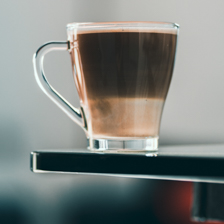
#> input picture coffee/01.jpg, 224 x 224 px; its folder holds only this picture in this run
$ jupyter execute --allow-errors ddpg.ipynb   (older library calls are emulated)
#> lines starting #> are read from the running program, lines starting #| are printed output that depends on the picture; long printed decimals are rounded
# Environment

[cell 1]
# get gpu info

[cell 2]
import numpy as np
import matplotlib.pyplot as plt
# from IPython.core.display_functions import display
from PIL import Image, ImageOps
from torchvision.transforms import Compose, Resize, ToTensor
# import cv2 as cv
from collections import deque

import torch.optim as optim
import torch
import torch.nn.functional as F
from torch import nn
from torch import Tensor
from PIL import Image
from torchvision.transforms import Compose, Resize, ToTensor
import os
# [4 lines of commented-out code are left out]

[cell 3]
def generate_cropped_im(im, cropped_dims):
    h_shift = 10
    s_shift = 10
    v_shift = 51
    # generate random crop shifts
    crop_attributes = {}
    cropped_shift = [np.random.randint(0,im.size[0]-cropped_dims[0]),np.random.randint(0,im.size[1]-cropped_dims[1])]
    # cropped_shift = [37,37]
    crop_coords = (cropped_shift[0], cropped_shift[1], cropped_shift[0]+cropped_dims[0], cropped_shift[1]+cropped_dims[1])
    cropped_im = im.crop(crop_coords)
    cropped_im = cropped_im.convert('HSV')
    h, s, v = cropped_im.split()
    h = h.point(lambda p: p + h_shift)
    s = s.point(lambda p: p + s_shift)
    v = v.point(lambda p: p + v_shift)
    cropped_im = Image.merge('HSV', (h, s, v))
    cropped_im = cropped_im.convert('RGB')
    cropped_im_shape = cropped_im.size
    crop_attributes['crop_coords'] = crop_coords
    crop_attributes['cropped_shift'] = cropped_shift
    crop_attributes['cropped_im'] = cropped_im
    crop_attributes['cropped_im_shape'] = cropped_im_shape

    return crop_attributes

[cell 4]
class Env:
    def __init__(self, fixed_image, moving_image, crop_coords=(37, 37, 74, 74)):
        self.crop_coords = crop_coords
        self.fixed_image = fixed_image
        self.moving_image = moving_image
        self.fixed_x = fixed_image.size[0]
        self.fixed_y = fixed_image.size[1]
        self.crop_x = crop_coords[0]
        self.crop_y = crop_coords[1]
        self.shift_x = 0
        self.shift_y = 0
        self.x_limit = fixed_image.size[0] - moving_image.size[0]
        self.y_limit = fixed_image.size[1] - moving_image.size[1]
        self.env_image = fixed_image.copy()
        self.env_image.paste(moving_image, (0,0))
        self.action_space = 4

# [8 lines of commented-out code are left out]

    # [78 lines left out: functions reset, check_frame, move_image, not called in this run]

    def get_reward(self):
        distance = np.sqrt((self.shift_x - self.crop_x)**2 + (self.shift_y - self.crop_y)**2)
        return -distance

    # [41 lines left out: functions get_target, get_pred_target, move_image_old, step, not called in this run]

[cell 5]
def preprocess_data(path, display=True):
#> called with path = 'coffee', display = False
    h_shift = 0
    s_shift = 0
    v_shift = 0
    envs = []
    for i, filename in enumerate(os.listdir(path)):
        if filename.endswith(".jpg"):
            if i == 100:
                break
            im = Image.open('/'.join([path, filename]))
#> im is the input picture: PIL image 224x224 RGB; mean R, G, B 125.7, 130.2, 126.7
            im_shape = im.size
#> im_shape = (224, 224)
            if im_shape[0] >= 112 and im_shape[1] >= 112:
                im_scale_x = im_shape[0]/112
#> im_scale_x = 2
                im_scale_y = im_shape[1]/112
#> im_scale_y = 2

                scale = 1/2
                im = im.resize((int(im_shape[0]/im_scale_x),int(im_shape[1]/im_scale_y)),Image.ANTIALIAS)
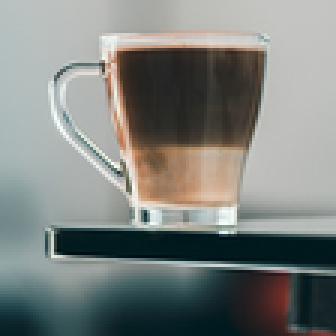
#> im: PIL image 112x112 RGB (shown 3 times larger); mean R, G, B 125.7, 130.2, 126.7
                im_shape = im.size
#> im_shape = (112, 112)
                im = im.crop((0, 0, 112, 112))
                im_shape = im.size
                cropped_dims = [37, 37]
                crop_attr = generate_cropped_im(im, cropped_dims)
#> in generate_cropped_im, `cropped_im = im.crop(crop_coords)`:
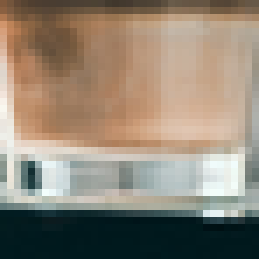
#> cropped_im: PIL image 37x37 RGB (shown 7 times larger); mean R, G, B 144.5, 132.8, 117.3
#> in generate_cropped_im, `cropped_im = cropped_im.convert('HSV')`: cropped_im: PIL image 37x37 HSV; mean H, S, V 55.9, 95.7, 151.5
#> in generate_cropped_im, `h, s, v = cropped_im.split()`:
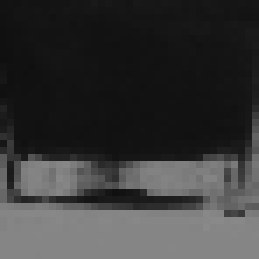
#> h: PIL image 37x37 L (shown 7 times larger); min 15, max 137, mean 55.9
#> in generate_cropped_im, `h, s, v = cropped_im.split()`:
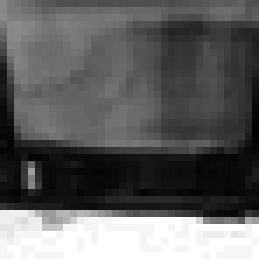
#> s: PIL image 37x37 L (shown 7 times larger); min 2, max 255, mean 95.7
#> in generate_cropped_im, `h, s, v = cropped_im.split()`:
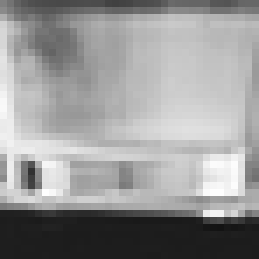
#> v: PIL image 37x37 L (shown 7 times larger); min 19, max 254, mean 151.5
#> in generate_cropped_im, `v = v.point(lambda p: p + v_shift)`:
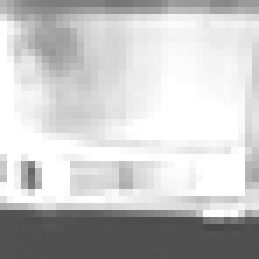
#> v: PIL image 37x37 L (shown 7 times larger); min 70, max 255, mean 199.6
#> in generate_cropped_im, `cropped_im = Image.merge('HSV', (h, s, v))`: cropped_im: PIL image 37x37 HSV; mean H, S, V 65.9, 104.8, 199.6
#> in generate_cropped_im, `cropped_im = cropped_im.convert('RGB')`:
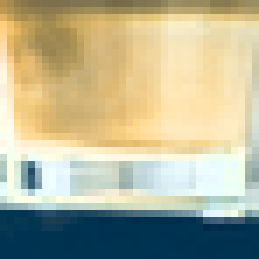
#> cropped_im: PIL image 37x37 RGB (shown 7 times larger); mean R, G, B 181.6, 178.9, 149.7
#> crop_attr = 4 items
                cropped_im = crop_attr['cropped_im']
                # change cropped image hue
                cropped_im = cropped_im.convert('HSV')
#> cropped_im: PIL image 37x37 HSV; mean H, S, V 65.4, 104.5, 199.6
                cropped_im_shape = crop_attr['cropped_im_shape']
#> cropped_im_shape = (37, 37)
                print(f'im_shape: {im_shape}, cropped_im_shape: {cropped_im_shape}')
#| im_shape: (112, 112), cropped_im_shape: (37, 37)
                crop_coords = crop_attr['crop_coords']
#> crop_coords = (44, 47, 81, 84)

                # red_dot = Image.new('RGB', (10, 10), color = 'red')
                # green_dot = Image.new('RGB', (10, 10), color = 'green')
                env_im = im
                # cropped_im.paste(red_dot, (0,0))
                fixed_x = crop_coords[0]
#> fixed_x = 44
                fixed_y = crop_coords[1]
#> fixed_y = 47
                shift_x = im_shape[0] - cropped_im_shape[0]
#> shift_x = 75
                shift_y = 0

                fixed = (fixed_x, fixed_y)
#> fixed = (44, 47)
                moving = (shift_x, shift_y)
#> moving = (75, 0)

                distance = np.sqrt((fixed[0] - moving[0])**2 + (fixed[1] - moving[1])**2)
#> distance = 56.3

                # env_im.paste(cropped_im, (shift_x, shift_y))
                # env_im.paste(green_dot, (fixed_x, fixed_y))
                env = Env(im, cropped_im, crop_coords)
#> in __init__, `self.crop_coords = crop_coords`: self.crop_coords = (44, 47, 81, 84)
#> in __init__, `self.crop_x = crop_coords[0]`: self.crop_x = 44
#> in __init__, `self.crop_y = crop_coords[1]`: self.crop_y = 47
#> in __init__, `self.env_image.paste(moving_image, (0,0))`:
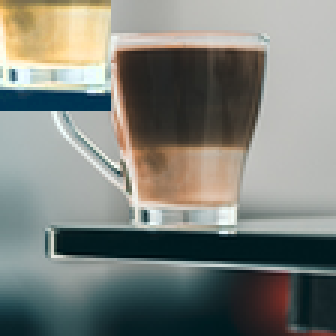
#> self.env_image: PIL image 112x112 RGB (shown 3 times larger); mean R, G, B 125.6, 129.2, 122.8
                envs.append(env)
                print(f'image: {path},  distance: {distance}')
#| image: coffee,  distance: 56.303
                im2 = im.copy()
                if display:
                    plt.imshow(im2)
                    plt.show()
                    plt.imshow(cropped_im)
                    plt.show()
                # resize to imagenet size
                transform = Compose([Resize((112, 112)), ToTensor()])
                x = transform(im)
                x = x.unsqueeze(0) # add batch dim
                x.shape
    return envs

$ run again, on coffee/03.jpg
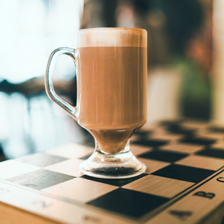
#> input picture coffee/03.jpg, 224 x 224 px
#> in preprocess_data, im is the input picture: PIL image 224x224 RGB; mean R, G, B 160.1, 148.9, 130.4
#> im: PIL image 112x112 RGB
#> in generate_cropped_im, `cropped_im = cropped_im.convert('RGB')`:
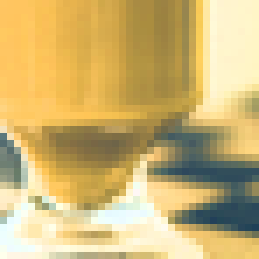
#> cropped_im: PIL image 37x37 RGB (shown 7 times larger); mean R, G, B 205.2, 180.4, 116.1
#> crop_attr = 4 items
#> in preprocess_data, `cropped_im_shape = crop_attr['cropped_im_shape']`: cropped_im_shape = (37, 37)
#| im_shape: (112, 112), cropped_im_shape: (37, 37)
#> in preprocess_data, `crop_coords = crop_attr['crop_coords']`: crop_coords = (44, 47, 81, 84)
#> fixed_x = 44
#> fixed_y = 47
#> shift_x = 75
#> fixed = (44, 47)
#> moving = (75, 0)
#> distance = 56.3
#> self.crop_coords = (44, 47, 81, 84)
#> self.crop_x = 44
#> self.crop_y = 47
#> in __init__, `self.env_image.paste(moving_image, (0,0))`:
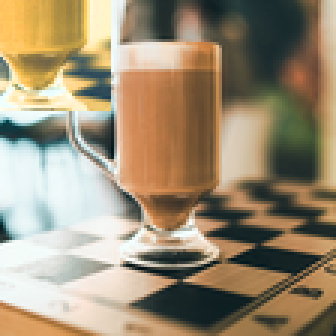
#> self.env_image: PIL image 112x112 RGB (shown 3 times larger); mean R, G, B 156.7, 141.4, 116
#| image: coffee,  distance: 56.303
